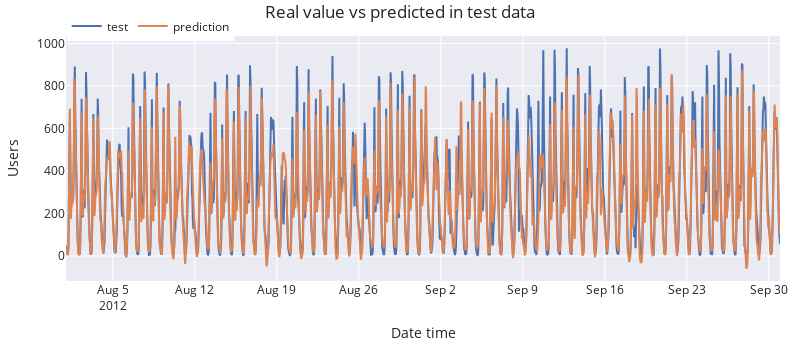

The cell this chart's notebook holds for it:
### Code cell
# Plot predictions vs real value
# ======================================================================================
fig = go.Figure()
trace1 = go.Scatter(x=data_val.index, y=data_val['users'], name="test", mode="lines")
trace2 = go.Scatter(x=predictions_val.index, y=predictions_val['pred'], name="prediction", mode="lines")
fig.add_trace(trace1)
fig.add_trace(trace2)
fig.update_layout(
    title="Real value vs predicted in test data",
    xaxis_title="Date time",
    yaxis_title="Users",
    width=800,
    height=350,
    margin=dict(l=20, r=20, t=35, b=20),
    legend=dict(
        orientation="h",
        yanchor="top",
        y=1.1,
        xanchor="left",
        x=0.001
    )
)
fig.show()

### Figure 1 — Plotly figure (JSON) as saved in the notebook; plotly's stock layout.template omitted (floating-point values rounded to 4 significant figures; data arrays with more than 128 entries replaced by an {"elided": "..."} marker saying what was removed)
{"data": [{"mode": "lines", "name": "test", "type": "scatter", "x": {"elided": "1464 str values"}, "y": {"elided": "1464 int values"}}, {"mode": "lines", "name": "prediction", "type": "scatter", "x": {"elided": "1464 str values"}, "y": {"elided": "1464 float values"}}], "layout": {"height": 350, "legend": {"orientation": "h", "x": 0.001, "xanchor": "left", "y": 1.1, "yanchor": "top"}, "margin": {"b": 20, "l": 20, "r": 20, "t": 35}, "title": {"text": "Real value vs predicted in test data"}, "width": 800, "xaxis": {"title": {"text": "Date time"}}, "yaxis": {"title": {"text": "Users"}}}}
